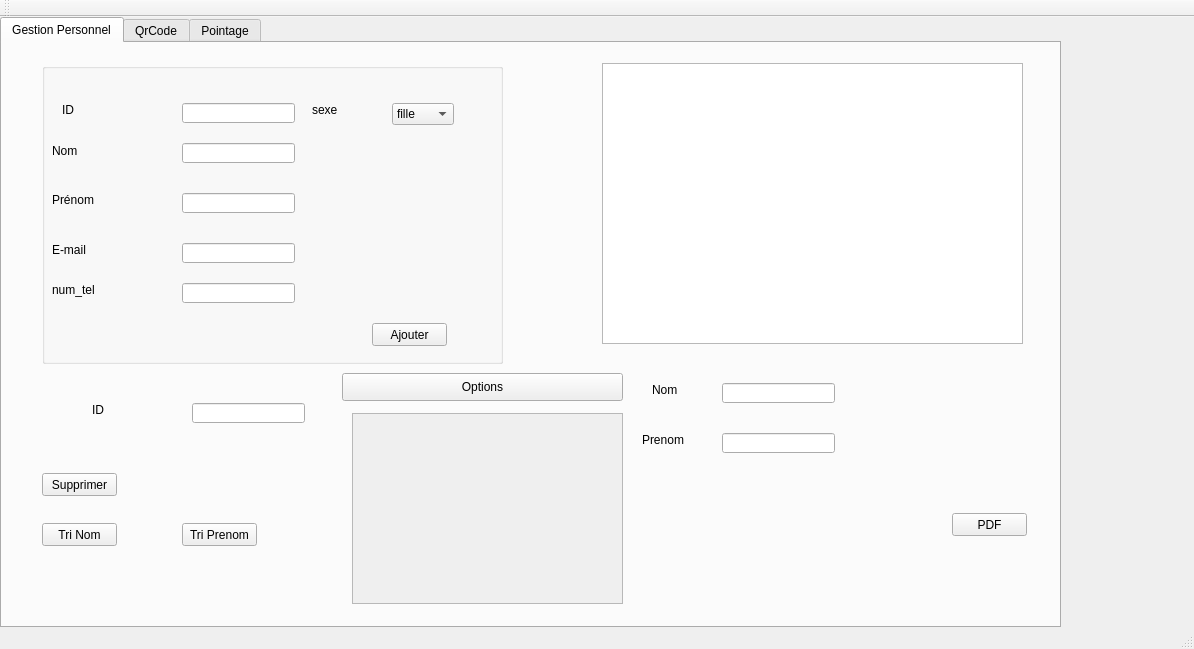
<?xml version="1.0" encoding="UTF-8"?>
<ui version="4.0">
 <class>MainWindow</class>
 <widget class="QMainWindow" name="MainWindow">
  <property name="geometry">
   <rect>
    <x>0</x>
    <y>0</y>
    <width>1194</width>
    <height>649</height>
   </rect>
  </property>
  <property name="windowTitle">
   <string>Gestion des Clients</string>
  </property>
  <widget class="QWidget" name="centralWidget">
   <widget class="QTabWidget" name="stat_tab">
    <property name="geometry">
     <rect>
      <x>0</x>
      <y>0</y>
      <width>1061</width>
      <height>611</height>
     </rect>
    </property>
    <property name="currentIndex">
     <number>0</number>
    </property>
    <widget class="QWidget" name="tab">
     <attribute name="title">
      <string>Gestion Personnel</string>
     </attribute>
     <widget class="QGroupBox" name="groupBox">
      <property name="geometry">
       <rect>
        <x>40</x>
        <y>20</y>
        <width>461</width>
        <height>301</height>
       </rect>
      </property>
      <property name="title">
       <string/>
      </property>
      <widget class="QLabel" name="label">
       <property name="geometry">
        <rect>
         <x>10</x>
         <y>80</y>
         <width>51</width>
         <height>16</height>
        </rect>
       </property>
       <property name="text">
        <string>Nom</string>
       </property>
      </widget>
      <widget class="QLabel" name="label_2">
       <property name="geometry">
        <rect>
         <x>10</x>
         <y>130</y>
         <width>47</width>
         <height>13</height>
        </rect>
       </property>
       <property name="text">
        <string>Prénom</string>
       </property>
      </widget>
      <widget class="QLabel" name="label_3">
       <property name="geometry">
        <rect>
         <x>10</x>
         <y>180</y>
         <width>47</width>
         <height>13</height>
        </rect>
       </property>
       <property name="text">
        <string>E-mail</string>
       </property>
      </widget>
      <widget class="QLineEdit" name="le_nom">
       <property name="geometry">
        <rect>
         <x>140</x>
         <y>80</y>
         <width>113</width>
         <height>20</height>
        </rect>
       </property>
      </widget>
      <widget class="QLineEdit" name="le_prenom">
       <property name="geometry">
        <rect>
         <x>140</x>
         <y>130</y>
         <width>113</width>
         <height>20</height>
        </rect>
       </property>
      </widget>
      <widget class="QLineEdit" name="le_email">
       <property name="geometry">
        <rect>
         <x>140</x>
         <y>180</y>
         <width>113</width>
         <height>20</height>
        </rect>
       </property>
      </widget>
      <widget class="QLabel" name="label_4">
       <property name="geometry">
        <rect>
         <x>10</x>
         <y>220</y>
         <width>47</width>
         <height>14</height>
        </rect>
       </property>
       <property name="text">
        <string>num_tel</string>
       </property>
      </widget>
      <widget class="QLineEdit" name="le_num_tel">
       <property name="geometry">
        <rect>
         <x>140</x>
         <y>220</y>
         <width>113</width>
         <height>20</height>
        </rect>
       </property>
      </widget>
      <widget class="QPushButton" name="pb_ajouter">
       <property name="geometry">
        <rect>
         <x>330</x>
         <y>260</y>
         <width>75</width>
         <height>23</height>
        </rect>
       </property>
       <property name="text">
        <string>Ajouter</string>
       </property>
      </widget>
      <widget class="QLabel" name="label_5">
       <property name="geometry">
        <rect>
         <x>20</x>
         <y>40</y>
         <width>47</width>
         <height>14</height>
        </rect>
       </property>
       <property name="text">
        <string>ID</string>
       </property>
      </widget>
      <widget class="QLineEdit" name="id_personnel">
       <property name="geometry">
        <rect>
         <x>140</x>
         <y>40</y>
         <width>113</width>
         <height>20</height>
        </rect>
       </property>
      </widget>
      <widget class="QComboBox" name="le_sexe">
       <property name="geometry">
        <rect>
         <x>350</x>
         <y>40</y>
         <width>62</width>
         <height>22</height>
        </rect>
       </property>
       <item>
        <property name="text">
         <string>fille</string>
        </property>
       </item>
       <item>
        <property name="text">
         <string>garcon</string>
        </property>
       </item>
       <item>
        <property name="text">
         <string/>
        </property>
       </item>
      </widget>
      <widget class="QLabel" name="label_7">
       <property name="geometry">
        <rect>
         <x>270</x>
         <y>40</y>
         <width>47</width>
         <height>14</height>
        </rect>
       </property>
       <property name="text">
        <string>sexe</string>
       </property>
      </widget>
     </widget>
     <widget class="QTableView" name="table_personnel">
      <property name="geometry">
       <rect>
        <x>600</x>
        <y>20</y>
        <width>421</width>
        <height>281</height>
       </rect>
      </property>
     </widget>
     <widget class="QPushButton" name="pb_pdf">
      <property name="geometry">
       <rect>
        <x>950</x>
        <y>470</y>
        <width>75</width>
        <height>23</height>
       </rect>
      </property>
      <property name="text">
       <string>PDF</string>
      </property>
     </widget>
     <widget class="QLabel" name="label_6">
      <property name="geometry">
       <rect>
        <x>650</x>
        <y>340</y>
        <width>47</width>
        <height>14</height>
       </rect>
      </property>
      <property name="text">
       <string>Nom</string>
      </property>
     </widget>
     <widget class="QLineEdit" name="Search_Nom">
      <property name="geometry">
       <rect>
        <x>720</x>
        <y>340</y>
        <width>113</width>
        <height>20</height>
       </rect>
      </property>
     </widget>
     <widget class="QLabel" name="label_18">
      <property name="geometry">
       <rect>
        <x>640</x>
        <y>390</y>
        <width>47</width>
        <height>14</height>
       </rect>
      </property>
      <property name="text">
       <string>Prenom</string>
      </property>
     </widget>
     <widget class="QLineEdit" name="Search_Prenom">
      <property name="geometry">
       <rect>
        <x>720</x>
        <y>390</y>
        <width>113</width>
        <height>20</height>
       </rect>
      </property>
     </widget>
     <widget class="QPushButton" name="pb_tri_nom">
      <property name="geometry">
       <rect>
        <x>40</x>
        <y>480</y>
        <width>75</width>
        <height>23</height>
       </rect>
      </property>
      <property name="text">
       <string>Tri Nom</string>
      </property>
     </widget>
     <widget class="QPushButton" name="pb_tri_prenom">
      <property name="geometry">
       <rect>
        <x>180</x>
        <y>480</y>
        <width>75</width>
        <height>23</height>
       </rect>
      </property>
      <property name="text">
       <string>Tri Prenom</string>
      </property>
     </widget>
     <widget class="QLineEdit" name="le_id">
      <property name="geometry">
       <rect>
        <x>190</x>
        <y>360</y>
        <width>113</width>
        <height>20</height>
       </rect>
      </property>
     </widget>
     <widget class="QLabel" name="label_14">
      <property name="geometry">
       <rect>
        <x>90</x>
        <y>360</y>
        <width>47</width>
        <height>14</height>
       </rect>
      </property>
      <property name="text">
       <string>ID</string>
      </property>
     </widget>
     <widget class="QPushButton" name="pb_supp">
      <property name="geometry">
       <rect>
        <x>40</x>
        <y>430</y>
        <width>75</width>
        <height>23</height>
       </rect>
      </property>
      <property name="text">
       <string>Supprimer</string>
      </property>
     </widget>
     <widget class="QScrollArea" name="scrollArea_2">
      <property name="geometry">
       <rect>
        <x>350</x>
        <y>370</y>
        <width>271</width>
        <height>191</height>
       </rect>
      </property>
      <property name="widgetResizable">
       <bool>true</bool>
      </property>
      <widget class="QWidget" name="scrollAreaWidgetContents_2">
       <property name="geometry">
        <rect>
         <x>0</x>
         <y>0</y>
         <width>269</width>
         <height>189</height>
        </rect>
       </property>
      </widget>
     </widget>
     <widget class="QPushButton" name="opcionesPushButton_2">
      <property name="geometry">
       <rect>
        <x>340</x>
        <y>330</y>
        <width>281</width>
        <height>28</height>
       </rect>
      </property>
      <property name="text">
       <string>Options</string>
      </property>
     </widget>
    </widget>
    <widget class="QWidget" name="tab_3">
     <attribute name="title">
      <string>QrCode</string>
     </attribute>
     <widget class="QPushButton" name="qrcodegen">
      <property name="geometry">
       <rect>
        <x>830</x>
        <y>330</y>
        <width>111</width>
        <height>31</height>
       </rect>
      </property>
      <property name="cursor">
       <cursorShape>OpenHandCursor</cursorShape>
      </property>
      <property name="styleSheet">
       <string notr="true">background-color:	orange;
border-radius:15px;
border:0.5px solid;
</string>
      </property>
      <property name="text">
       <string>Générer QR Code</string>
      </property>
     </widget>
     <widget class="QLabel" name="qrcodecommande">
      <property name="enabled">
       <bool>true</bool>
      </property>
      <property name="geometry">
       <rect>
        <x>770</x>
        <y>90</y>
        <width>200</width>
        <height>200</height>
       </rect>
      </property>
      <property name="sizePolicy">
       <sizepolicy hsizetype="Fixed" vsizetype="Fixed">
        <horstretch>0</horstretch>
        <verstretch>0</verstretch>
       </sizepolicy>
      </property>
      <property name="minimumSize">
       <size>
        <width>200</width>
        <height>200</height>
       </size>
      </property>
      <property name="maximumSize">
       <size>
        <width>200</width>
        <height>200</height>
       </size>
      </property>
      <property name="text">
       <string/>
      </property>
     </widget>
    </widget>
    <widget class="QWidget" name="tab_2">
     <attribute name="title">
      <string>Pointage</string>
     </attribute>
     <widget class="QLabel" name="label_8">
      <property name="geometry">
       <rect>
        <x>40</x>
        <y>120</y>
        <width>47</width>
        <height>14</height>
       </rect>
      </property>
      <property name="text">
       <string>Lampe1</string>
      </property>
     </widget>
     <widget class="QLabel" name="label_9">
      <property name="geometry">
       <rect>
        <x>40</x>
        <y>180</y>
        <width>47</width>
        <height>14</height>
       </rect>
      </property>
      <property name="text">
       <string>Etat lampe</string>
      </property>
     </widget>
     <widget class="QLabel" name="label_10">
      <property name="geometry">
       <rect>
        <x>40</x>
        <y>240</y>
        <width>47</width>
        <height>14</height>
       </rect>
      </property>
      <property name="text">
       <string>Lampe2</string>
      </property>
     </widget>
     <widget class="QPushButton" name="pb_ON">
      <property name="geometry">
       <rect>
        <x>160</x>
        <y>120</y>
        <width>75</width>
        <height>23</height>
       </rect>
      </property>
      <property name="text">
       <string>ON</string>
      </property>
     </widget>
     <widget class="QPushButton" name="pb_OFF">
      <property name="geometry">
       <rect>
        <x>290</x>
        <y>120</y>
        <width>75</width>
        <height>23</height>
       </rect>
      </property>
      <property name="text">
       <string>OFF</string>
      </property>
     </widget>
     <widget class="QPushButton" name="pb_up">
      <property name="geometry">
       <rect>
        <x>160</x>
        <y>230</y>
        <width>75</width>
        <height>23</height>
       </rect>
      </property>
      <property name="text">
       <string>+</string>
      </property>
     </widget>
     <widget class="QPushButton" name="pb_down">
      <property name="geometry">
       <rect>
        <x>290</x>
        <y>230</y>
        <width>75</width>
        <height>23</height>
       </rect>
      </property>
      <property name="text">
       <string>-</string>
      </property>
     </widget>
     <widget class="QLabel" name="L_Etat">
      <property name="geometry">
       <rect>
        <x>170</x>
        <y>180</y>
        <width>47</width>
        <height>14</height>
       </rect>
      </property>
      <property name="text">
       <string>ON</string>
      </property>
     </widget>
    </widget>
   </widget>
  </widget>
  <widget class="QMenuBar" name="menuBar">
   <property name="geometry">
    <rect>
     <x>0</x>
     <y>0</y>
     <width>1194</width>
     <height>22</height>
    </rect>
   </property>
  </widget>
  <widget class="QToolBar" name="mainToolBar">
   <attribute name="toolBarArea">
    <enum>TopToolBarArea</enum>
   </attribute>
   <attribute name="toolBarBreak">
    <bool>false</bool>
   </attribute>
  </widget>
  <widget class="QStatusBar" name="statusBar"/>
 </widget>
 <layoutdefault spacing="6" margin="11"/>
 <resources/>
 <connections/>
</ui>
